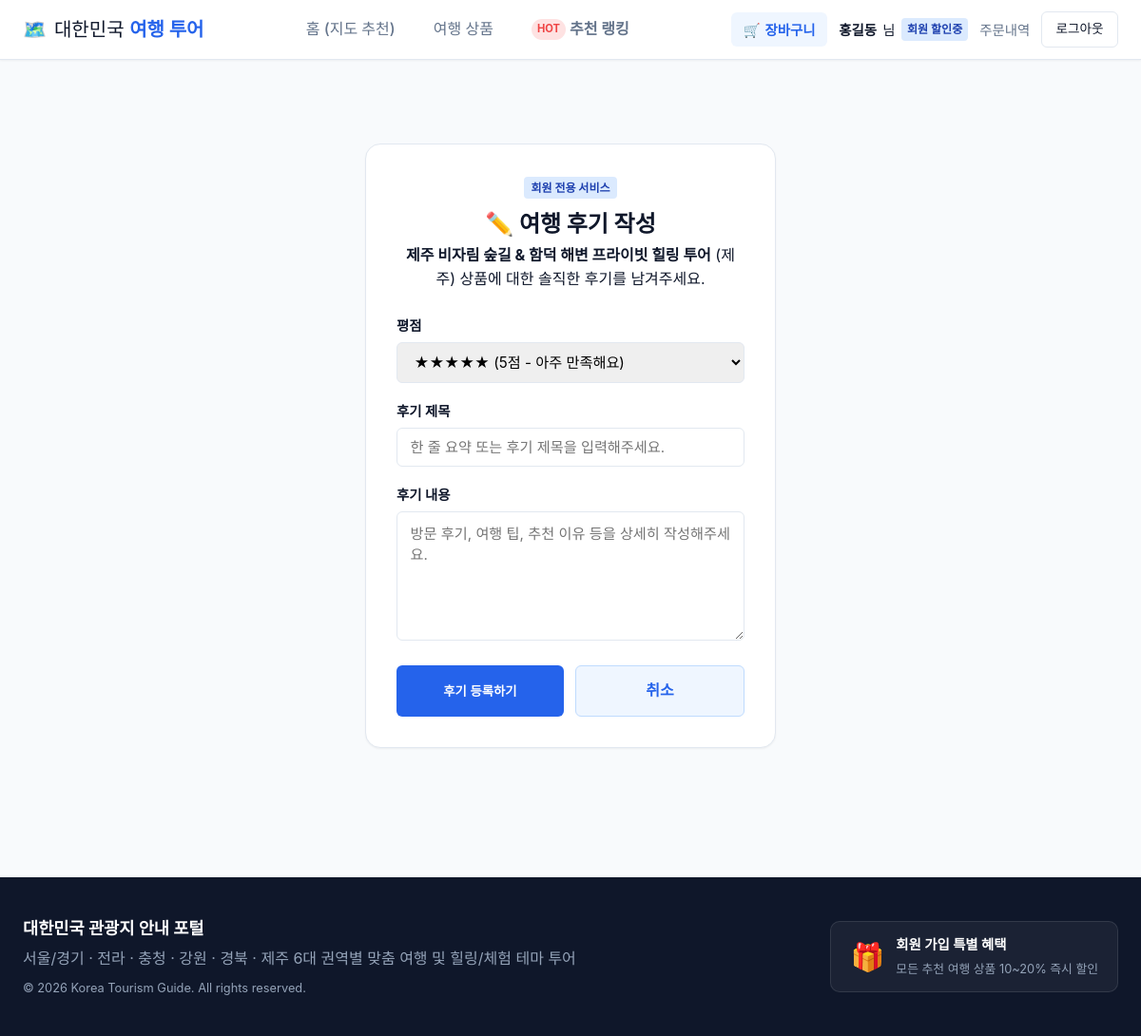
The page /reviews/product/1/create (signed in) on the database its author committed.
### models/user.py (models this page shows, shortened)
class User(UserMixin, db.Model):
    __tablename__ = 'users'
    id = db.Column(db.Integer, primary_key=True)
    username = db.Column(db.String(50), unique=True, nullable=False, index=True) # ID
    password_hash = db.Column(db.String(255), nullable=False)
    name = db.Column(db.String(80), nullable=False)                                # 이름
    email = db.Column(db.String(120), unique=True, nullable=False, index=True)   # email
    phone = db.Column(db.String(30), unique=True, nullable=False)                 # 전화번호
    role = db.Column(db.String(20), default='MEMBER')                             # MEMBER, ADMIN
    created_at = db.Column(db.DateTime, default=lambda: datetime.now(timezone.utc))
    reviews = db.relationship('Review', backref='author', lazy='dynamic', cascade='all, delete-orphan')
    orders = db.relationship('Order', backref='user', lazy='dynamic', cascade='all, delete-orphan')
    cart = db.relationship('Cart', backref='user', uselist=False, cascade='all, delete-orphan')
    likes = db.relationship('ProductLike', backref='user', lazy='dynamic', cascade='all, delete-orphan')

### models/tour.py (models this page shows, shortened)
class TourProduct(db.Model):
    __tablename__ = 'tour_products'
    id = db.Column(db.Integer, primary_key=True)
    name = db.Column(db.String(150), nullable=False, index=True)
    description = db.Column(db.Text, nullable=False)
    region = db.Column(db.String(50), nullable=False, index=True) # 6개 지역
    theme_id = db.Column(db.Integer, db.ForeignKey('themes.id'), nullable=False)
    original_price = db.Column(db.Integer, nullable=False)
    member_discount_rate = db.Column(db.Float, default=0.15) # 회원 15% 기본 할인
    recommendation_count = db.Column(db.Integer, default=0, index=True) # 누적 추천수
    image_url = db.Column(db.String(255), default='/static/img/default-tour.jpg')
    created_at = db.Column(db.DateTime, default=lambda: datetime.now(timezone.utc))
    reviews = db.relationship('Review', backref='product', lazy='dynamic', cascade='all, delete-orphan')
    likes = db.relationship('ProductLike', backref='product', lazy='dynamic', cascade='all, delete-orphan')
    order_items = db.relationship('OrderItem', backref='product', lazy='dynamic')
    cart_items = db.relationship('CartItem', backref='product', lazy='dynamic')

### views/review_views.py (the view, shortened to what this page needs)
@review_bp.route('/product/<int:product_id>/create', methods=['GET', 'POST'])
@login_required
def create_review(product_id):
    product = TourProduct.query.get_or_404(product_id)
    form = ReviewForm()
    return render_template('review/create.html', form=form, product=product)

### forms/review_forms.py
class ReviewForm(FlaskForm):
    rating = SelectField('평점', choices=[
        ('5', '★★★★★ (5점 - 아주 만족해요)'),
        ('4', '★★★★☆ (4점 - 만족해요)'),
        ('3', '★★★☆☆ (3점 - 보통이에요)'),
        ('2', '★★☆☆☆ (2점 - 아쉬워요)'),
        ('1', '★☆☆☆☆ (1점 - 실망이에요)')
    ], default='5', validators=[DataRequired()])
    title = StringField('후기 제목', validators=[
        DataRequired(message='제목을 입력해주세요.'),
        Length(min=2, max=100, message='제목은 2자 이상 100자 이하로 입력해주세요.')
    ])
    content = TextAreaField('후기 내용', validators=[
        DataRequired(message='후기 내용을 상세히 입력해주세요.'),
        Length(min=10, max=2000, message='후기 내용은 10자 이상 2000자 이하로 입력해주세요.')
    ])
    submit = SubmitField('후기 등록하기')

### app.py (called while the page is built)
def create_app(config_class=Config):
    app = Flask(__name__, static_folder='static', template_folder='templates')
    app.config.from_object(config_class)
    db.init_app(app)
    login_manager.init_app(app)
    csrf.init_app(app)
    register_blueprints(app)
    @app.context_processor
    def inject_cart_count():
        from flask_login import current_user
        if current_user.is_authenticated and current_user.cart:
            return {'cart_count': current_user.cart.get_total_count()}
        return {'cart_count': 0}
    @app.errorhandler(404)
    def not_found_error(error):
        return render_template('base.html'), 404
    @app.errorhandler(500)
    def internal_error(error):
        db.session.rollback()
        return render_template('base.html'), 500
    with app.app_context():
        db.create_all()
    return app

### models/cart.py (called while the page is built)
    def get_total_count(self):
        return sum(item.quantity for item in self.items)

### models/user.py (called while the page is built)
@login_manager.user_loader
def load_user(user_id):
    return db.session.get(User, int(user_id))

### templates/review/create.html (shortened to what this page needs)
{% extends "base.html" %}
{% block content %}
<div class="container page-content auth-wrapper">
  <div class="auth-card review-create-card">
    <div class="auth-header">
      <span class="auth-badge">회원 전용 서비스</span>
      <h2>✏️ 여행 후기 작성</h2>
      <p><strong>{{ product.name }}</strong> ({{ product.region }}) 상품에 대한 솔직한 후기를 남겨주세요.</p>
    </div>
    <form method="POST" action="{{ url_for('review.create_review', product_id=product.id) }}" class="form-body">
      <div class="form-group">
        {{ form.rating.label(class="form-label") }}
        {{ form.rating(class="form-control") }}
      </div>
      <div class="form-group">
        {{ form.title.label(class="form-label") }}
        {{ form.title(class="form-control", placeholder="한 줄 요약 또는 후기 제목을 입력해주세요.") }}
      </div>
      <div class="form-group">
        {{ form.content.label(class="form-label") }}
        {{ form.content(class="form-control text-area-large", rows=6, placeholder="방문 후기, 여행 팁, 추천 이유 등을 상세히 작성해주세요.") }}
      </div>
      <div class="form-action btn-group-action">
        {{ form.submit(class="btn-primary-action") }}
        <a href="{{ url_for('product.detail', product_id=product.id) }}" class="btn-secondary-action">취소</a>
      </div>
    </form>
  </div>
</div>
{% endblock %}

### templates/base.html (shortened to what this page needs)
<!DOCTYPE html>
<html lang="ko">
<head>
  <link rel="stylesheet" as="style" crossorigin href="https://cdn.jsdelivr.net/gh/orioncactus/pretendard@v1.3.9/dist/web/static/pretendard.css">
  <link rel="stylesheet" href="{{ url_for('static', filename='css/style.css') }}">
</head>
<body>
  <header class="navbar">
    <div class="nav-container">
      <a href="{{ url_for('main.index') }}" class="brand-logo">
        <span class="logo-icon">🗺️</span>
        <span class="logo-text">대한민국 <strong>여행 투어</strong></span>
      </a>
      <nav class="nav-links">
        <a href="{{ url_for('main.index') }}" class="nav-link {% if request.endpoint == 'main.index' %}active{% endif %}">홈 (지도 추천)</a>
        <a href="{{ url_for('product.list_products') }}" class="nav-link {% if request.endpoint == 'product.list_products' %}active{% endif %}">여행 상품</a>
        <a href="{{ url_for('product.popular') }}" class="nav-link nav-highlight {% if request.endpoint == 'product.popular' %}active{% endif %}">
          <span class="badge-hot">HOT</span> 추천 랭킹
        </a>
      </nav>
      <div class="nav-auth">
        {% if current_user.is_authenticated %}
          <a href="{{ url_for('cart.view_cart') }}" class="cart-btn" title="내 장바구니">
            <span class="cart-icon">🛒</span>
            <span class="cart-label">장바구니</span>
          </a>
          <span class="user-greeting">
            <strong>{{ current_user.name }}</strong>님
            <span class="member-tag">회원 할인중</span>
          </span>
          <a href="{{ url_for('order.history') }}" class="btn-text">주문내역</a>
          <a href="{{ url_for('auth.logout') }}" class="btn-outline">로그아웃</a>
        {% else %}
          <a href="{{ url_for('auth.login') }}" class="btn-text">로그인</a>
          <a href="{{ url_for('auth.signup') }}" class="btn-primary">회원가입</a>
        {% endif %}
      </div>
    </div>
  </header>
  <main class="main-wrapper">
    {% block content %}{% endblock %}
  </main>
  <footer class="footer">
    <div class="footer-container">
      <div class="footer-info">
        <h3>대한민국 관광지 안내 포털</h3>
        <p>서울/경기 · 전라 · 충청 · 강원 · 경북 · 제주 6대 권역별 맞춤 여행 및 힐링/체험 테마 투어</p>
        <p class="copyright">© 2026 Korea Tourism Guide. All rights reserved.</p>
      </div>
      <div class="footer-benefit">
        <div class="benefit-box">
          <span class="benefit-icon">🎁</span>
          <div class="benefit-text">
            <strong>회원 가입 특별 혜택</strong>
            <span>모든 추천 여행 상품 10~20% 즉시 할인</span>
          </div>
        </div>
      </div>
    </div>
  </footer>
</body>
</html>

### rows shown on the page
User: name "홍길동"
TourProduct: name "제주 비자림 숲길 & 함덕 해변 프라이빗 힐링 투어", region "제주"
